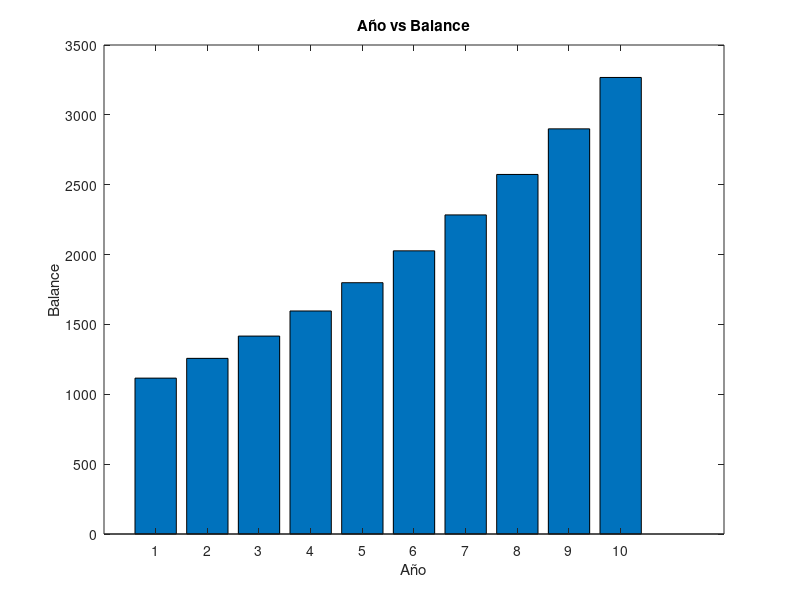

Recreate this plot in MATLAB.
close all, clear all, clc
%A person deposits $1000 in a bank. Interest is compounded monthly at the rate of
%1% per month. Write a program that will compute the monthly balance,
%but only on an annual basis, for 10 years (use nested for loops, with the outer loop for 10 years
%and the inner loop for 12 months). Note that after 10 years the balance is $3300.39,
%whereas if interest had been compounded annually at the rate of 12% per year the
%balance would only have been $3105.85. See if you can vectorize your solution.
    
dinero=1000;
c=1;
for i=1:10;
    for j=1:12;
        balance(c)=dinero
        dinero=dinero+(dinero*0.01);
    end;
     c=c+1
    disp(dinero)
end
bar(balance)
xlabel('Año');
ylabel('Balance');
title('Año vs Balance');
